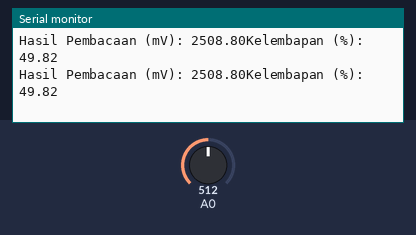
Bench run of a sketch on a simulated Arduino Uno, built with avr-gcc and run on an emulated ATmega328P. Parts: the last lines printed to the serial monitor. The test bench sets the inputs (shaded band); at power-on: A0 = 512.

Above: at 1.2 s.
1.3 s: A0 set to 212
At 1.42 s:
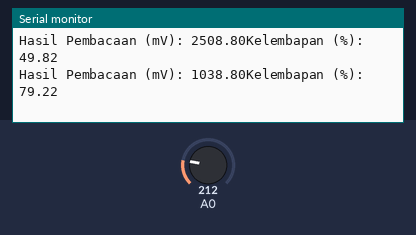
4.3 s: A0 set to 194
At 4.34 s:
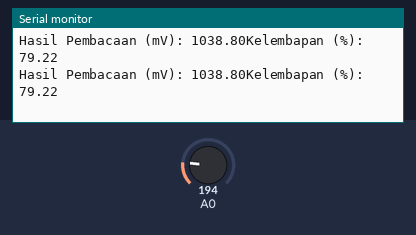
7.3 s: A0 set to 23
At 7.31 s:
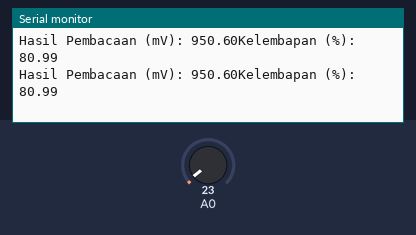
10.3 s: A0 set to 19
At 10.33 s:
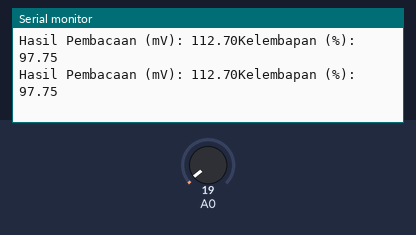
Timing chart, 0 to 13.3 s (numbered marks = the images above; inputs shaded):
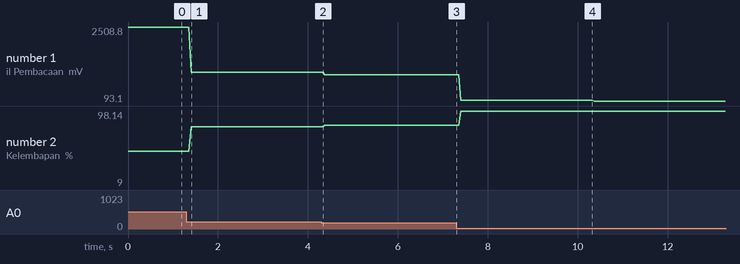

Measured:
- after the input at 1.3 s, the serial monitor: prints a new line after 0.11 s (image 1)
- plotted number 1: 2508.8 → 1038.8 after the input at 1.3 s, 1038.8 → 950.6 after the input at 4.3 s, 950.6 → 112.7 after the input at 7.3 s, 112.7 → 93.1 after the input at 10.3 s
- plotted number 2: 49.82 → 79.22 after the input at 1.3 s, 79.22 → 80.99 after the input at 4.3 s, 80.99 → 97.75 after the input at 7.3 s, 97.75 → 9 after the input at 10.3 s

The sketch:

Pengujian_Sensor.ino
```cpp
//ID Program
/* Aghniya Qinthara Rahmah Suherman
 * NIM : 191311033
 * Selasa, 19 Juli 2021
 * Prodi D-III Teknik Elektronika
 * Politeknik Negeri Bandung
 * Mata Kuliah Sistem Kendali Lanjut
 * Program Pengujian Sensor Soil Moisture YL-69
*/
//-------------------------------- -------------------------------------\\

float PV,pv;

void setup() {
  Serial.begin(9600);
}

void loop() {
  PV = analogRead(0)*0.0049*1000;//satuan mV
  pv = (100-(PV*100/5000.0));//konversi ke persen

  Serial.print("Hasil Pembacaan (mV): ");
  Serial.print(PV);
  Serial.print("Kelembapan (%): ");
  Serial.println(pv);

}
```
